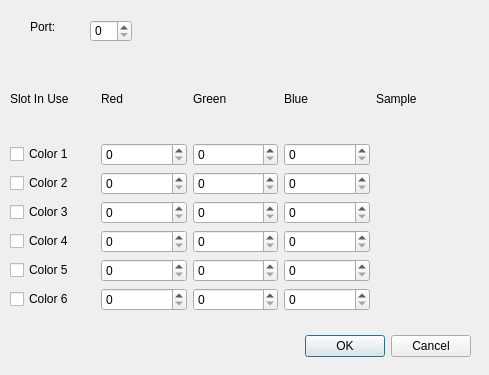
<?xml version="1.0" encoding="UTF-8"?>
<ui version="4.0">
 <class>ABBHelper</class>
 <widget class="QWidget" name="ABBHelper">
  <property name="geometry">
   <rect>
    <x>0</x>
    <y>0</y>
    <width>489</width>
    <height>375</height>
   </rect>
  </property>
  <property name="windowTitle">
   <string>Form</string>
  </property>
  <widget class="QWidget" name="gridLayoutWidget">
   <property name="geometry">
    <rect>
     <x>10</x>
     <y>60</y>
     <width>451</width>
     <height>251</height>
    </rect>
   </property>
   <layout class="QGridLayout" name="gridLayout">
    <item row="0" column="3">
     <widget class="QLabel" name="label_BlueTitle">
      <property name="text">
       <string>Blue</string>
      </property>
     </widget>
    </item>
    <item row="0" column="4">
     <widget class="QLabel" name="label_SampleTitle">
      <property name="text">
       <string>Sample</string>
      </property>
     </widget>
    </item>
    <item row="0" column="2">
     <widget class="QLabel" name="label_GreenTitle">
      <property name="text">
       <string>Green</string>
      </property>
     </widget>
    </item>
    <item row="0" column="1">
     <widget class="QLabel" name="label_RedTitle">
      <property name="text">
       <string>Red</string>
      </property>
     </widget>
    </item>
    <item row="2" column="0">
     <widget class="QCheckBox" name="checkBox_c2">
      <property name="text">
       <string>Color 2</string>
      </property>
     </widget>
    </item>
    <item row="4" column="0">
     <widget class="QCheckBox" name="checkBox_c4">
      <property name="text">
       <string>Color 4</string>
      </property>
     </widget>
    </item>
    <item row="6" column="0">
     <widget class="QCheckBox" name="checkBox_c6">
      <property name="text">
       <string>Color 6</string>
      </property>
     </widget>
    </item>
    <item row="1" column="0">
     <widget class="QCheckBox" name="checkBox_c1">
      <property name="text">
       <string>Color 1</string>
      </property>
     </widget>
    </item>
    <item row="5" column="0">
     <widget class="QCheckBox" name="checkBox_c5">
      <property name="text">
       <string>Color 5</string>
      </property>
     </widget>
    </item>
    <item row="3" column="0">
     <widget class="QCheckBox" name="checkBox_c3">
      <property name="text">
       <string>Color 3</string>
      </property>
     </widget>
    </item>
    <item row="0" column="0">
     <widget class="QLabel" name="label_SlotTitle">
      <property name="text">
       <string>Slot In Use</string>
      </property>
     </widget>
    </item>
    <item row="1" column="4">
     <widget class="QLabel" name="label_c1Sample">
      <property name="text">
       <string/>
      </property>
     </widget>
    </item>
    <item row="2" column="4">
     <widget class="QLabel" name="label_c2Sample">
      <property name="text">
       <string/>
      </property>
     </widget>
    </item>
    <item row="3" column="4">
     <widget class="QLabel" name="label_c3Sample">
      <property name="text">
       <string/>
      </property>
     </widget>
    </item>
    <item row="4" column="4">
     <widget class="QLabel" name="label_c4Sample">
      <property name="text">
       <string/>
      </property>
     </widget>
    </item>
    <item row="5" column="4">
     <widget class="QLabel" name="label_c5Sample">
      <property name="text">
       <string/>
      </property>
     </widget>
    </item>
    <item row="6" column="4">
     <widget class="QLabel" name="label_c6Sample">
      <property name="text">
       <string/>
      </property>
     </widget>
    </item>
    <item row="1" column="1">
     <widget class="QSpinBox" name="spinBox_c1R"/>
    </item>
    <item row="1" column="2">
     <widget class="QSpinBox" name="spinBox_c1G"/>
    </item>
    <item row="1" column="3">
     <widget class="QSpinBox" name="spinBox_c1B"/>
    </item>
    <item row="2" column="1">
     <widget class="QSpinBox" name="spinBox_c2R"/>
    </item>
    <item row="2" column="2">
     <widget class="QSpinBox" name="spinBox_c2G"/>
    </item>
    <item row="2" column="3">
     <widget class="QSpinBox" name="spinBox_c2B"/>
    </item>
    <item row="3" column="1">
     <widget class="QSpinBox" name="spinBox_c3R"/>
    </item>
    <item row="3" column="2">
     <widget class="QSpinBox" name="spinBox_c3G"/>
    </item>
    <item row="3" column="3">
     <widget class="QSpinBox" name="spinBox_c3B"/>
    </item>
    <item row="4" column="1">
     <widget class="QSpinBox" name="spinBox_c4R"/>
    </item>
    <item row="4" column="2">
     <widget class="QSpinBox" name="spinBox_c4G"/>
    </item>
    <item row="4" column="3">
     <widget class="QSpinBox" name="spinBox_C4B"/>
    </item>
    <item row="5" column="1">
     <widget class="QSpinBox" name="spinBox_c5R"/>
    </item>
    <item row="5" column="2">
     <widget class="QSpinBox" name="spinBox_c5G"/>
    </item>
    <item row="5" column="3">
     <widget class="QSpinBox" name="spinBox_c5B"/>
    </item>
    <item row="6" column="1">
     <widget class="QSpinBox" name="spinBox_c6R"/>
    </item>
    <item row="6" column="2">
     <widget class="QSpinBox" name="spinBox_c6G"/>
    </item>
    <item row="6" column="3">
     <widget class="QSpinBox" name="spinBox_c6B"/>
    </item>
   </layout>
  </widget>
  <widget class="QLabel" name="label_Port">
   <property name="geometry">
    <rect>
     <x>30</x>
     <y>20</y>
     <width>47</width>
     <height>13</height>
    </rect>
   </property>
   <property name="text">
    <string>Port:</string>
   </property>
  </widget>
  <widget class="QDialogButtonBox" name="buttonBox">
   <property name="geometry">
    <rect>
     <x>130</x>
     <y>330</y>
     <width>341</width>
     <height>32</height>
    </rect>
   </property>
   <property name="orientation">
    <enum>Qt::Horizontal</enum>
   </property>
   <property name="standardButtons">
    <set>QDialogButtonBox::Cancel|QDialogButtonBox::Ok</set>
   </property>
  </widget>
  <widget class="QSpinBox" name="spinBox_comNum">
   <property name="geometry">
    <rect>
     <x>90</x>
     <y>20</y>
     <width>42</width>
     <height>22</height>
    </rect>
   </property>
  </widget>
 </widget>
 <resources/>
 <connections/>
</ui>
